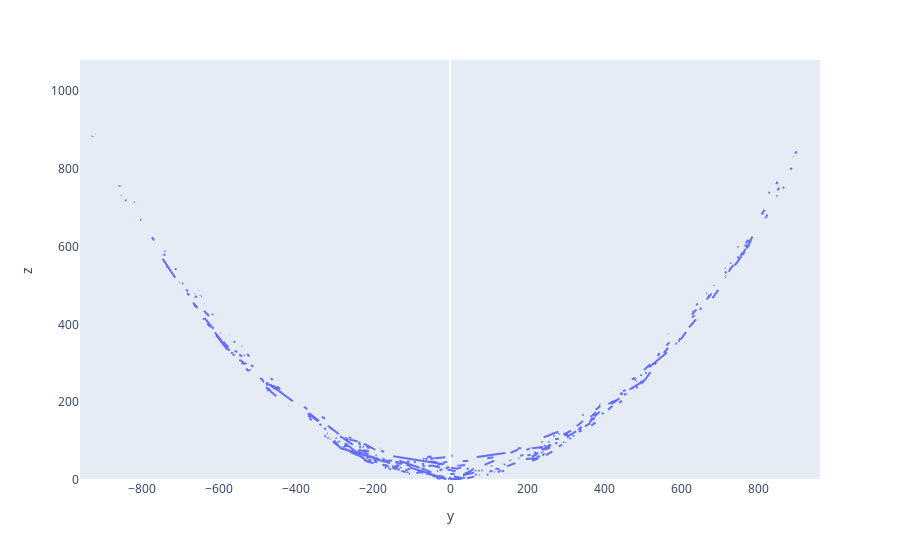

The notebook cell saved with this chart:
### Code cell
# Thick section of web
plt.ioff()
sec = web.plot_thick_plane_section(center=0.0, thickness=10.0)

### Figure 1 — Plotly figure (JSON) as saved in the notebook; plotly's stock layout.template omitted (floating-point values rounded to 4 significant figures; data arrays with more than 128 entries replaced by an {"elided": "..."} marker saying what was removed)
{"data": [{"connectgaps": false, "hovertemplate": "y=%{x}<br>z=%{y}<extra></extra>", "legendgroup": "", "line": {"color": "#636efa", "dash": "solid"}, "marker": {"symbol": "circle"}, "mode": "lines", "name": "", "showlegend": false, "type": "scattergl", "x": {"elided": "1371 float values"}, "xaxis": "x", "y": {"elided": "1371 float values"}, "yaxis": "y"}], "layout": {"legend": {"tracegroupgap": 0}, "margin": {"t": 60}, "xaxis": {"anchor": "y", "domain": [0, 1], "range": [-960, 960], "showgrid": false, "title": {"text": "y"}}, "yaxis": {"anchor": "x", "domain": [0, 1], "range": [0, 1080], "showgrid": false, "title": {"text": "z"}}}}
